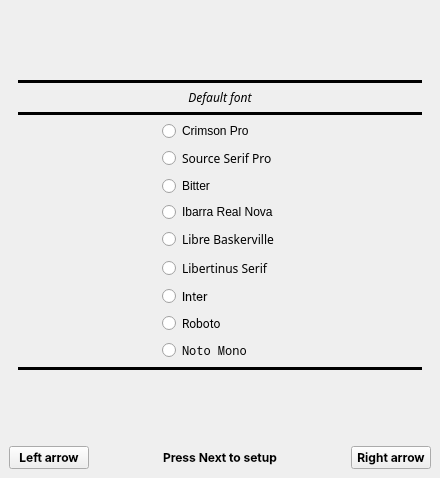
<?xml version="1.0" encoding="UTF-8"?>
<ui version="4.0">
 <class>oobewindow</class>
 <widget class="QMainWindow" name="oobewindow">
  <property name="geometry">
   <rect>
    <x>0</x>
    <y>0</y>
    <width>440</width>
    <height>478</height>
   </rect>
  </property>
  <property name="windowTitle">
   <string>oobewindow</string>
  </property>
  <widget class="QWidget" name="centralwidget">
   <layout class="QVBoxLayout" name="verticalLayout">
    <item>
     <layout class="QGridLayout" name="gridLayout">
      <item row="4" column="0">
       <layout class="QGridLayout" name="gridLayout_2">
        <property name="bottomMargin">
         <number>0</number>
        </property>
        <item row="1" column="1">
         <spacer name="horizontalSpacer_2">
          <property name="orientation">
           <enum>Qt::Horizontal</enum>
          </property>
          <property name="sizeHint" stdset="0">
           <size>
            <width>40</width>
            <height>20</height>
           </size>
          </property>
         </spacer>
        </item>
        <item row="1" column="4">
         <widget class="QPushButton" name="rightBtn">
          <property name="font">
           <font>
            <family>Inter</family>
            <weight>75</weight>
            <italic>false</italic>
            <bold>true</bold>
           </font>
          </property>
          <property name="text">
           <string>Right arrow</string>
          </property>
         </widget>
        </item>
        <item row="1" column="2">
         <widget class="QLabel" name="statusLabel">
          <property name="font">
           <font>
            <family>Inter</family>
            <weight>75</weight>
            <bold>true</bold>
           </font>
          </property>
          <property name="text">
           <string>Press Next to setup</string>
          </property>
         </widget>
        </item>
        <item row="1" column="3">
         <spacer name="horizontalSpacer">
          <property name="orientation">
           <enum>Qt::Horizontal</enum>
          </property>
          <property name="sizeHint" stdset="0">
           <size>
            <width>40</width>
            <height>20</height>
           </size>
          </property>
         </spacer>
        </item>
        <item row="1" column="0">
         <widget class="QPushButton" name="leftBtn">
          <property name="font">
           <font>
            <family>Inter</family>
            <weight>75</weight>
            <bold>true</bold>
           </font>
          </property>
          <property name="text">
           <string>Left arrow</string>
          </property>
         </widget>
        </item>
       </layout>
      </item>
      <item row="1" column="0">
       <widget class="QStackedWidget" name="stackedWidget">
        <property name="currentIndex">
         <number>2</number>
        </property>
        <widget class="QWidget" name="page">
         <layout class="QVBoxLayout" name="verticalLayout_2">
          <item>
           <layout class="QGridLayout" name="gridLayout_3">
            <item row="0" column="0">
             <spacer name="verticalSpacer">
              <property name="orientation">
               <enum>Qt::Vertical</enum>
              </property>
              <property name="sizeHint" stdset="0">
               <size>
                <width>20</width>
                <height>40</height>
               </size>
              </property>
             </spacer>
            </item>
            <item row="3" column="0">
             <widget class="QLabel" name="logoLabel">
              <property name="font">
               <font>
                <family>Fraunces</family>
                <pointsize>11</pointsize>
                <weight>50</weight>
                <bold>false</bold>
               </font>
              </property>
              <property name="text">
               <string>InkBox</string>
              </property>
              <property name="alignment">
               <set>Qt::AlignCenter</set>
              </property>
             </widget>
            </item>
            <item row="4" column="0">
             <widget class="QLabel" name="welcomeLabel">
              <property name="font">
               <font>
                <family>Chivo</family>
                <weight>50</weight>
                <italic>true</italic>
                <bold>false</bold>
               </font>
              </property>
              <property name="text">
               <string>Welcome</string>
              </property>
              <property name="alignment">
               <set>Qt::AlignCenter</set>
              </property>
             </widget>
            </item>
            <item row="5" column="0">
             <spacer name="verticalSpacer_2">
              <property name="orientation">
               <enum>Qt::Vertical</enum>
              </property>
              <property name="sizeHint" stdset="0">
               <size>
                <width>20</width>
                <height>40</height>
               </size>
              </property>
             </spacer>
            </item>
           </layout>
          </item>
         </layout>
        </widget>
        <widget class="QWidget" name="page_4">
         <layout class="QVBoxLayout" name="verticalLayout_5">
          <item>
           <layout class="QGridLayout" name="gridLayout_11">
            <item row="12" column="0">
             <spacer name="verticalSpacer_6">
              <property name="orientation">
               <enum>Qt::Vertical</enum>
              </property>
              <property name="sizeHint" stdset="0">
               <size>
                <width>20</width>
                <height>40</height>
               </size>
              </property>
             </spacer>
            </item>
            <item row="4" column="0">
             <widget class="Line" name="line_4">
              <property name="frameShadow">
               <enum>QFrame::Plain</enum>
              </property>
              <property name="lineWidth">
               <number>2</number>
              </property>
              <property name="orientation">
               <enum>Qt::Horizontal</enum>
              </property>
             </widget>
            </item>
            <item row="11" column="0">
             <widget class="Line" name="line_11">
              <property name="frameShadow">
               <enum>QFrame::Plain</enum>
              </property>
              <property name="lineWidth">
               <number>4</number>
              </property>
              <property name="orientation">
               <enum>Qt::Horizontal</enum>
              </property>
             </widget>
            </item>
            <item row="10" column="0">
             <widget class="QStackedWidget" name="scalingWidget">
              <widget class="QWidget" name="page_6">
               <layout class="QVBoxLayout" name="verticalLayout_7">
                <property name="leftMargin">
                 <number>0</number>
                </property>
                <property name="topMargin">
                 <number>0</number>
                </property>
                <property name="rightMargin">
                 <number>0</number>
                </property>
                <property name="bottomMargin">
                 <number>0</number>
                </property>
                <item>
                 <layout class="QGridLayout" name="gridLayout_13">
                  <property name="bottomMargin">
                   <number>0</number>
                  </property>
                  <item row="1" column="1">
                   <layout class="QHBoxLayout" name="horizontalLayout_4">
                    <property name="bottomMargin">
                     <number>0</number>
                    </property>
                    <item>
                     <widget class="QRadioButton" name="chooseScale1">
                      <property name="text">
                       <string/>
                      </property>
                     </widget>
                    </item>
                   </layout>
                  </item>
                  <item row="1" column="2">
                   <layout class="QHBoxLayout" name="horizontalLayout">
                    <property name="bottomMargin">
                     <number>0</number>
                    </property>
                    <item>
                     <widget class="QRadioButton" name="chooseScale2">
                      <property name="text">
                       <string/>
                      </property>
                     </widget>
                    </item>
                   </layout>
                  </item>
                  <item row="0" column="3">
                   <widget class="QLabel" name="label_3">
                    <property name="font">
                     <font>
                      <family>Inter</family>
                      <weight>75</weight>
                      <bold>true</bold>
                     </font>
                    </property>
                    <property name="text">
                     <string>3</string>
                    </property>
                    <property name="alignment">
                     <set>Qt::AlignCenter</set>
                    </property>
                   </widget>
                  </item>
                  <item row="1" column="3">
                   <layout class="QHBoxLayout" name="horizontalLayout_5">
                    <property name="bottomMargin">
                     <number>0</number>
                    </property>
                    <item>
                     <widget class="QRadioButton" name="chooseScale3">
                      <property name="text">
                       <string/>
                      </property>
                     </widget>
                    </item>
                   </layout>
                  </item>
                  <item row="0" column="2">
                   <widget class="QLabel" name="label_2">
                    <property name="font">
                     <font>
                      <family>Inter</family>
                      <weight>75</weight>
                      <bold>true</bold>
                     </font>
                    </property>
                    <property name="text">
                     <string>2</string>
                    </property>
                    <property name="alignment">
                     <set>Qt::AlignCenter</set>
                    </property>
                   </widget>
                  </item>
                  <item row="0" column="1">
                   <widget class="QLabel" name="label">
                    <property name="font">
                     <font>
                      <family>Inter</family>
                      <weight>75</weight>
                      <bold>true</bold>
                     </font>
                    </property>
                    <property name="text">
                     <string>1</string>
                    </property>
                    <property name="alignment">
                     <set>Qt::AlignCenter</set>
                    </property>
                   </widget>
                  </item>
                 </layout>
                </item>
                <item>
                 <layout class="QGridLayout" name="gridLayout_12">
                  <property name="bottomMargin">
                   <number>0</number>
                  </property>
                  <item row="2" column="1">
                   <widget class="QLabel" name="scale2">
                    <property name="text">
                     <string>scale2</string>
                    </property>
                    <property name="alignment">
                     <set>Qt::AlignCenter</set>
                    </property>
                   </widget>
                  </item>
                  <item row="2" column="0">
                   <widget class="QLabel" name="scale1">
                    <property name="text">
                     <string>scale1</string>
                    </property>
                    <property name="alignment">
                     <set>Qt::AlignCenter</set>
                    </property>
                   </widget>
                  </item>
                  <item row="2" column="2">
                   <widget class="QLabel" name="scale3">
                    <property name="text">
                     <string>scale3</string>
                    </property>
                    <property name="alignment">
                     <set>Qt::AlignCenter</set>
                    </property>
                   </widget>
                  </item>
                 </layout>
                </item>
               </layout>
              </widget>
              <widget class="QWidget" name="page_7"/>
             </widget>
            </item>
            <item row="1" column="0">
             <widget class="Line" name="line_8">
              <property name="frameShadow">
               <enum>QFrame::Plain</enum>
              </property>
              <property name="lineWidth">
               <number>4</number>
              </property>
              <property name="orientation">
               <enum>Qt::Horizontal</enum>
              </property>
             </widget>
            </item>
            <item row="18" column="0">
             <spacer name="verticalSpacer_12">
              <property name="orientation">
               <enum>Qt::Vertical</enum>
              </property>
              <property name="sizeHint" stdset="0">
               <size>
                <width>20</width>
                <height>40</height>
               </size>
              </property>
             </spacer>
            </item>
            <item row="0" column="0">
             <spacer name="verticalSpacer_13">
              <property name="orientation">
               <enum>Qt::Vertical</enum>
              </property>
              <property name="sizeHint" stdset="0">
               <size>
                <width>20</width>
                <height>40</height>
               </size>
              </property>
             </spacer>
            </item>
            <item row="13" column="0">
             <widget class="Line" name="line_5">
              <property name="frameShadow">
               <enum>QFrame::Plain</enum>
              </property>
              <property name="lineWidth">
               <number>4</number>
              </property>
              <property name="orientation">
               <enum>Qt::Horizontal</enum>
              </property>
             </widget>
            </item>
            <item row="15" column="0">
             <widget class="Line" name="line_9">
              <property name="frameShadow">
               <enum>QFrame::Plain</enum>
              </property>
              <property name="lineWidth">
               <number>2</number>
              </property>
              <property name="orientation">
               <enum>Qt::Horizontal</enum>
              </property>
             </widget>
            </item>
            <item row="17" column="0">
             <widget class="Line" name="line_10">
              <property name="frameShadow">
               <enum>QFrame::Plain</enum>
              </property>
              <property name="lineWidth">
               <number>4</number>
              </property>
              <property name="orientation">
               <enum>Qt::Horizontal</enum>
              </property>
             </widget>
            </item>
            <item row="14" column="0">
             <widget class="QLabel" name="darkModeLabel">
              <property name="font">
               <font>
                <family>Chivo</family>
                <italic>true</italic>
               </font>
              </property>
              <property name="text">
               <string>Dark mode</string>
              </property>
              <property name="alignment">
               <set>Qt::AlignCenter</set>
              </property>
             </widget>
            </item>
            <item row="16" column="0">
             <layout class="QGridLayout" name="gridLayout_20">
              <property name="bottomMargin">
               <number>0</number>
              </property>
              <item row="0" column="0">
               <spacer name="horizontalSpacer_17">
                <property name="orientation">
                 <enum>Qt::Horizontal</enum>
                </property>
                <property name="sizeHint" stdset="0">
                 <size>
                  <width>40</width>
                  <height>20</height>
                 </size>
                </property>
               </spacer>
              </item>
              <item row="0" column="1">
               <widget class="QCheckBox" name="checkBox">
                <property name="font">
                 <font>
                  <family>Inter</family>
                 </font>
                </property>
                <property name="text">
                 <string>Enable dark mode</string>
                </property>
               </widget>
              </item>
              <item row="0" column="2">
               <spacer name="horizontalSpacer_18">
                <property name="orientation">
                 <enum>Qt::Horizontal</enum>
                </property>
                <property name="sizeHint" stdset="0">
                 <size>
                  <width>40</width>
                  <height>20</height>
                 </size>
                </property>
               </spacer>
              </item>
             </layout>
            </item>
            <item row="2" column="0">
             <widget class="QLabel" name="uiScalingLabel">
              <property name="font">
               <font>
                <family>Chivo</family>
                <italic>true</italic>
               </font>
              </property>
              <property name="text">
               <string>UI scaling factor</string>
              </property>
              <property name="alignment">
               <set>Qt::AlignCenter</set>
              </property>
             </widget>
            </item>
            <item row="5" column="0">
             <layout class="QGridLayout" name="gridLayout_17">
              <property name="bottomMargin">
               <number>0</number>
              </property>
              <item row="0" column="1">
               <widget class="QCheckBox" name="checkBox_2">
                <property name="font">
                 <font>
                  <family>Inter</family>
                  <weight>50</weight>
                  <bold>false</bold>
                 </font>
                </property>
                <property name="text">
                 <string>Disable, use default values</string>
                </property>
               </widget>
              </item>
              <item row="0" column="0">
               <spacer name="horizontalSpacer_19">
                <property name="orientation">
                 <enum>Qt::Horizontal</enum>
                </property>
                <property name="sizeHint" stdset="0">
                 <size>
                  <width>40</width>
                  <height>20</height>
                 </size>
                </property>
               </spacer>
              </item>
              <item row="0" column="2">
               <spacer name="horizontalSpacer_20">
                <property name="orientation">
                 <enum>Qt::Horizontal</enum>
                </property>
                <property name="sizeHint" stdset="0">
                 <size>
                  <width>40</width>
                  <height>20</height>
                 </size>
                </property>
               </spacer>
              </item>
             </layout>
            </item>
           </layout>
          </item>
         </layout>
        </widget>
        <widget class="QWidget" name="page_2">
         <layout class="QVBoxLayout" name="verticalLayout_3">
          <item>
           <layout class="QGridLayout" name="gridLayout_4">
            <item row="13" column="0">
             <widget class="Line" name="line_2">
              <property name="frameShadow">
               <enum>QFrame::Plain</enum>
              </property>
              <property name="lineWidth">
               <number>4</number>
              </property>
              <property name="orientation">
               <enum>Qt::Horizontal</enum>
              </property>
             </widget>
            </item>
            <item row="12" column="0">
             <layout class="QGridLayout" name="gridLayout_21">
              <property name="bottomMargin">
               <number>0</number>
              </property>
              <item row="0" column="1">
               <widget class="QRadioButton" name="crimsonPro">
                <property name="text">
                 <string>Crimson Pro</string>
                </property>
               </widget>
              </item>
              <item row="7" column="1">
               <widget class="QRadioButton" name="roboto">
                <property name="font">
                 <font>
                  <family>Roboto</family>
                 </font>
                </property>
                <property name="text">
                 <string>Roboto</string>
                </property>
               </widget>
              </item>
              <item row="9" column="1">
               <widget class="QRadioButton" name="notoMono">
                <property name="font">
                 <font>
                  <family>Noto Mono</family>
                 </font>
                </property>
                <property name="text">
                 <string>Noto Mono</string>
                </property>
               </widget>
              </item>
              <item row="2" column="1">
               <widget class="QRadioButton" name="bitter">
                <property name="text">
                 <string>Bitter</string>
                </property>
               </widget>
              </item>
              <item row="6" column="1">
               <widget class="QRadioButton" name="inter">
                <property name="font">
                 <font>
                  <family>Inter</family>
                 </font>
                </property>
                <property name="text">
                 <string>Inter</string>
                </property>
               </widget>
              </item>
              <item row="5" column="1">
               <widget class="QRadioButton" name="radioButton">
                <property name="font">
                 <font>
                  <family>Libertinus Serif</family>
                 </font>
                </property>
                <property name="text">
                 <string>Libertinus Serif</string>
                </property>
               </widget>
              </item>
              <item row="1" column="1">
               <widget class="QRadioButton" name="sourceSerif">
                <property name="font">
                 <font>
                  <family>Source Serif Pro</family>
                 </font>
                </property>
                <property name="text">
                 <string>Source Serif Pro</string>
                </property>
               </widget>
              </item>
              <item row="4" column="1">
               <widget class="QRadioButton" name="libreBaskerville">
                <property name="font">
                 <font>
                  <family>Libre Baskerville</family>
                 </font>
                </property>
                <property name="text">
                 <string>Libre Baskerville</string>
                </property>
               </widget>
              </item>
              <item row="3" column="1">
               <widget class="QRadioButton" name="ibarra">
                <property name="text">
                 <string>Ibarra Real Nova</string>
                </property>
               </widget>
              </item>
              <item row="4" column="0">
               <spacer name="horizontalSpacer_15">
                <property name="orientation">
                 <enum>Qt::Horizontal</enum>
                </property>
                <property name="sizeHint" stdset="0">
                 <size>
                  <width>40</width>
                  <height>20</height>
                 </size>
                </property>
               </spacer>
              </item>
              <item row="4" column="2">
               <spacer name="horizontalSpacer_16">
                <property name="orientation">
                 <enum>Qt::Horizontal</enum>
                </property>
                <property name="sizeHint" stdset="0">
                 <size>
                  <width>40</width>
                  <height>20</height>
                 </size>
                </property>
               </spacer>
              </item>
             </layout>
            </item>
            <item row="14" column="0">
             <spacer name="verticalSpacer_4">
              <property name="orientation">
               <enum>Qt::Vertical</enum>
              </property>
              <property name="sizeHint" stdset="0">
               <size>
                <width>20</width>
                <height>40</height>
               </size>
              </property>
             </spacer>
            </item>
            <item row="3" column="0">
             <widget class="Line" name="line">
              <property name="frameShadow">
               <enum>QFrame::Plain</enum>
              </property>
              <property name="lineWidth">
               <number>4</number>
              </property>
              <property name="orientation">
               <enum>Qt::Horizontal</enum>
              </property>
             </widget>
            </item>
            <item row="2" column="0">
             <widget class="QLabel" name="chooseFontLabel">
              <property name="font">
               <font>
                <family>Chivo</family>
                <italic>true</italic>
               </font>
              </property>
              <property name="text">
               <string>Default font</string>
              </property>
              <property name="alignment">
               <set>Qt::AlignCenter</set>
              </property>
             </widget>
            </item>
            <item row="0" column="0">
             <spacer name="verticalSpacer_3">
              <property name="orientation">
               <enum>Qt::Vertical</enum>
              </property>
              <property name="sizeHint" stdset="0">
               <size>
                <width>20</width>
                <height>40</height>
               </size>
              </property>
             </spacer>
            </item>
            <item row="1" column="0">
             <widget class="Line" name="line_7">
              <property name="frameShadow">
               <enum>QFrame::Plain</enum>
              </property>
              <property name="lineWidth">
               <number>4</number>
              </property>
              <property name="orientation">
               <enum>Qt::Horizontal</enum>
              </property>
             </widget>
            </item>
           </layout>
          </item>
         </layout>
        </widget>
        <widget class="QWidget" name="page_3">
         <layout class="QVBoxLayout" name="verticalLayout_4">
          <item>
           <layout class="QGridLayout" name="gridLayout_5">
            <item row="2" column="0">
             <widget class="Line" name="line_3">
              <property name="frameShadow">
               <enum>QFrame::Plain</enum>
              </property>
              <property name="lineWidth">
               <number>4</number>
              </property>
              <property name="orientation">
               <enum>Qt::Horizontal</enum>
              </property>
             </widget>
            </item>
            <item row="3" column="0">
             <spacer name="verticalSpacer_11">
              <property name="orientation">
               <enum>Qt::Vertical</enum>
              </property>
              <property name="sizeHint" stdset="0">
               <size>
                <width>20</width>
                <height>40</height>
               </size>
              </property>
             </spacer>
            </item>
            <item row="5" column="0">
             <layout class="QGridLayout" name="gridLayout_6">
              <property name="bottomMargin">
               <number>0</number>
              </property>
              <item row="0" column="1">
               <widget class="QRadioButton" name="font1">
                <property name="font">
                 <font>
                  <family>Inter</family>
                  <weight>75</weight>
                  <bold>true</bold>
                 </font>
                </property>
                <property name="text">
                 <string>1</string>
                </property>
               </widget>
              </item>
              <item row="0" column="0">
               <spacer name="horizontalSpacer_3">
                <property name="orientation">
                 <enum>Qt::Horizontal</enum>
                </property>
                <property name="sizeHint" stdset="0">
                 <size>
                  <width>40</width>
                  <height>20</height>
                 </size>
                </property>
               </spacer>
              </item>
              <item row="0" column="2">
               <spacer name="horizontalSpacer_4">
                <property name="orientation">
                 <enum>Qt::Horizontal</enum>
                </property>
                <property name="sizeHint" stdset="0">
                 <size>
                  <width>40</width>
                  <height>20</height>
                 </size>
                </property>
               </spacer>
              </item>
             </layout>
            </item>
            <item row="1" column="0">
             <widget class="QLabel" name="fontSizeLabel">
              <property name="font">
               <font>
                <family>Chivo</family>
                <weight>50</weight>
                <italic>true</italic>
                <bold>false</bold>
               </font>
              </property>
              <property name="text">
               <string>Font size</string>
              </property>
              <property name="alignment">
               <set>Qt::AlignCenter</set>
              </property>
             </widget>
            </item>
            <item row="10" column="0">
             <layout class="QGridLayout" name="gridLayout_8">
              <property name="bottomMargin">
               <number>0</number>
              </property>
              <item row="0" column="0">
               <spacer name="horizontalSpacer_7">
                <property name="orientation">
                 <enum>Qt::Horizontal</enum>
                </property>
                <property name="sizeHint" stdset="0">
                 <size>
                  <width>40</width>
                  <height>20</height>
                 </size>
                </property>
               </spacer>
              </item>
              <item row="0" column="1">
               <widget class="QRadioButton" name="font3">
                <property name="font">
                 <font>
                  <family>Inter</family>
                  <weight>75</weight>
                  <bold>true</bold>
                 </font>
                </property>
                <property name="text">
                 <string>3</string>
                </property>
               </widget>
              </item>
              <item row="0" column="2">
               <spacer name="horizontalSpacer_8">
                <property name="orientation">
                 <enum>Qt::Horizontal</enum>
                </property>
                <property name="sizeHint" stdset="0">
                 <size>
                  <width>40</width>
                  <height>20</height>
                 </size>
                </property>
               </spacer>
              </item>
             </layout>
            </item>
            <item row="13" column="0">
             <layout class="QGridLayout" name="gridLayout_9">
              <property name="bottomMargin">
               <number>0</number>
              </property>
              <item row="0" column="0">
               <spacer name="horizontalSpacer_9">
                <property name="orientation">
                 <enum>Qt::Horizontal</enum>
                </property>
                <property name="sizeHint" stdset="0">
                 <size>
                  <width>40</width>
                  <height>20</height>
                 </size>
                </property>
               </spacer>
              </item>
              <item row="0" column="1">
               <widget class="QRadioButton" name="font4">
                <property name="font">
                 <font>
                  <family>Inter</family>
                  <weight>75</weight>
                  <bold>true</bold>
                 </font>
                </property>
                <property name="text">
                 <string>4</string>
                </property>
               </widget>
              </item>
              <item row="0" column="2">
               <spacer name="horizontalSpacer_10">
                <property name="orientation">
                 <enum>Qt::Horizontal</enum>
                </property>
                <property name="sizeHint" stdset="0">
                 <size>
                  <width>40</width>
                  <height>20</height>
                 </size>
                </property>
               </spacer>
              </item>
             </layout>
            </item>
            <item row="15" column="0">
             <spacer name="verticalSpacer_10">
              <property name="orientation">
               <enum>Qt::Vertical</enum>
              </property>
              <property name="sizeHint" stdset="0">
               <size>
                <width>20</width>
                <height>40</height>
               </size>
              </property>
             </spacer>
            </item>
            <item row="7" column="0">
             <layout class="QGridLayout" name="gridLayout_7">
              <property name="bottomMargin">
               <number>0</number>
              </property>
              <item row="0" column="1">
               <widget class="QRadioButton" name="font2">
                <property name="font">
                 <font>
                  <family>Inter</family>
                  <weight>75</weight>
                  <bold>true</bold>
                 </font>
                </property>
                <property name="text">
                 <string>2</string>
                </property>
               </widget>
              </item>
              <item row="0" column="0">
               <spacer name="horizontalSpacer_5">
                <property name="orientation">
                 <enum>Qt::Horizontal</enum>
                </property>
                <property name="sizeHint" stdset="0">
                 <size>
                  <width>40</width>
                  <height>20</height>
                 </size>
                </property>
               </spacer>
              </item>
              <item row="0" column="2">
               <spacer name="horizontalSpacer_6">
                <property name="orientation">
                 <enum>Qt::Horizontal</enum>
                </property>
                <property name="sizeHint" stdset="0">
                 <size>
                  <width>40</width>
                  <height>20</height>
                 </size>
                </property>
               </spacer>
              </item>
             </layout>
            </item>
            <item row="12" column="0">
             <spacer name="verticalSpacer_9">
              <property name="orientation">
               <enum>Qt::Vertical</enum>
              </property>
              <property name="sizeHint" stdset="0">
               <size>
                <width>20</width>
                <height>40</height>
               </size>
              </property>
             </spacer>
            </item>
            <item row="16" column="0">
             <layout class="QGridLayout" name="gridLayout_10">
              <property name="bottomMargin">
               <number>0</number>
              </property>
              <item row="0" column="2">
               <spacer name="horizontalSpacer_12">
                <property name="orientation">
                 <enum>Qt::Horizontal</enum>
                </property>
                <property name="sizeHint" stdset="0">
                 <size>
                  <width>40</width>
                  <height>20</height>
                 </size>
                </property>
               </spacer>
              </item>
              <item row="0" column="1">
               <widget class="QRadioButton" name="font5">
                <property name="font">
                 <font>
                  <family>Inter</family>
                  <weight>75</weight>
                  <bold>true</bold>
                 </font>
                </property>
                <property name="text">
                 <string>5</string>
                </property>
               </widget>
              </item>
              <item row="0" column="0">
               <spacer name="horizontalSpacer_11">
                <property name="orientation">
                 <enum>Qt::Horizontal</enum>
                </property>
                <property name="sizeHint" stdset="0">
                 <size>
                  <width>40</width>
                  <height>20</height>
                 </size>
                </property>
               </spacer>
              </item>
              <item row="1" column="1">
               <spacer name="verticalSpacer_5">
                <property name="orientation">
                 <enum>Qt::Vertical</enum>
                </property>
                <property name="sizeHint" stdset="0">
                 <size>
                  <width>20</width>
                  <height>40</height>
                 </size>
                </property>
               </spacer>
              </item>
             </layout>
            </item>
            <item row="9" column="0">
             <spacer name="verticalSpacer_8">
              <property name="orientation">
               <enum>Qt::Vertical</enum>
              </property>
              <property name="sizeHint" stdset="0">
               <size>
                <width>20</width>
                <height>40</height>
               </size>
              </property>
             </spacer>
            </item>
            <item row="6" column="0">
             <spacer name="verticalSpacer_7">
              <property name="orientation">
               <enum>Qt::Vertical</enum>
              </property>
              <property name="sizeHint" stdset="0">
               <size>
                <width>20</width>
                <height>40</height>
               </size>
              </property>
             </spacer>
            </item>
            <item row="0" column="0">
             <widget class="Line" name="line_6">
              <property name="frameShadow">
               <enum>QFrame::Plain</enum>
              </property>
              <property name="lineWidth">
               <number>4</number>
              </property>
              <property name="orientation">
               <enum>Qt::Horizontal</enum>
              </property>
             </widget>
            </item>
           </layout>
          </item>
         </layout>
        </widget>
        <widget class="QWidget" name="page_8">
         <layout class="QVBoxLayout" name="verticalLayout_8">
          <item>
           <layout class="QGridLayout" name="gridLayout_14">
            <item row="6" column="0">
             <widget class="QLabel" name="koboxIcon">
              <property name="text">
               <string>KoBox icon</string>
              </property>
              <property name="alignment">
               <set>Qt::AlignCenter</set>
              </property>
             </widget>
            </item>
            <item row="7" column="0">
             <spacer name="verticalSpacer_18">
              <property name="orientation">
               <enum>Qt::Vertical</enum>
              </property>
              <property name="sizeHint" stdset="0">
               <size>
                <width>20</width>
                <height>40</height>
               </size>
              </property>
             </spacer>
            </item>
            <item row="4" column="0">
             <widget class="QLabel" name="koboxInfoLabel">
              <property name="text">
               <string>The KoBox subsystem allows you to run X11 apps on your eReader and extend its functionality.</string>
              </property>
              <property name="alignment">
               <set>Qt::AlignCenter</set>
              </property>
              <property name="wordWrap">
               <bool>true</bool>
              </property>
             </widget>
            </item>
            <item row="9" column="0">
             <layout class="QGridLayout" name="gridLayout_16">
              <property name="bottomMargin">
               <number>0</number>
              </property>
              <item row="0" column="1">
               <widget class="QCheckBox" name="checkBox_3">
                <property name="text">
                 <string>Enable KoBox</string>
                </property>
               </widget>
              </item>
              <item row="0" column="0">
               <spacer name="horizontalSpacer_21">
                <property name="orientation">
                 <enum>Qt::Horizontal</enum>
                </property>
                <property name="sizeHint" stdset="0">
                 <size>
                  <width>40</width>
                  <height>20</height>
                 </size>
                </property>
               </spacer>
              </item>
              <item row="0" column="2">
               <spacer name="horizontalSpacer_22">
                <property name="orientation">
                 <enum>Qt::Horizontal</enum>
                </property>
                <property name="sizeHint" stdset="0">
                 <size>
                  <width>40</width>
                  <height>20</height>
                 </size>
                </property>
               </spacer>
              </item>
             </layout>
            </item>
            <item row="2" column="0">
             <widget class="QLabel" name="koboxLabel">
              <property name="font">
               <font>
                <family>Chivo</family>
                <weight>50</weight>
                <italic>true</italic>
                <bold>false</bold>
               </font>
              </property>
              <property name="text">
               <string>KoBox subsystem</string>
              </property>
              <property name="textFormat">
               <enum>Qt::AutoText</enum>
              </property>
              <property name="alignment">
               <set>Qt::AlignCenter</set>
              </property>
             </widget>
            </item>
            <item row="10" column="0">
             <spacer name="verticalSpacer_19">
              <property name="orientation">
               <enum>Qt::Vertical</enum>
              </property>
              <property name="sizeHint" stdset="0">
               <size>
                <width>20</width>
                <height>40</height>
               </size>
              </property>
             </spacer>
            </item>
            <item row="1" column="0">
             <widget class="Line" name="line_12">
              <property name="frameShadow">
               <enum>QFrame::Plain</enum>
              </property>
              <property name="lineWidth">
               <number>4</number>
              </property>
              <property name="orientation">
               <enum>Qt::Horizontal</enum>
              </property>
             </widget>
            </item>
            <item row="0" column="0">
             <spacer name="verticalSpacer_14">
              <property name="orientation">
               <enum>Qt::Vertical</enum>
              </property>
              <property name="sizeHint" stdset="0">
               <size>
                <width>20</width>
                <height>40</height>
               </size>
              </property>
             </spacer>
            </item>
            <item row="5" column="0">
             <spacer name="verticalSpacer_17">
              <property name="orientation">
               <enum>Qt::Vertical</enum>
              </property>
              <property name="sizeHint" stdset="0">
               <size>
                <width>20</width>
                <height>40</height>
               </size>
              </property>
             </spacer>
            </item>
            <item row="3" column="0">
             <widget class="Line" name="line_13">
              <property name="frameShadow">
               <enum>QFrame::Plain</enum>
              </property>
              <property name="lineWidth">
               <number>4</number>
              </property>
              <property name="orientation">
               <enum>Qt::Horizontal</enum>
              </property>
             </widget>
            </item>
           </layout>
          </item>
         </layout>
        </widget>
        <widget class="QWidget" name="page_5">
         <layout class="QVBoxLayout" name="verticalLayout_6">
          <item>
           <layout class="QGridLayout" name="gridLayout_15">
            <item row="1" column="0">
             <widget class="QLabel" name="setupFinishedLabel">
              <property name="font">
               <font>
                <family>Inter</family>
                <weight>75</weight>
                <bold>true</bold>
               </font>
              </property>
              <property name="text">
               <string>Setup complete.</string>
              </property>
              <property name="alignment">
               <set>Qt::AlignCenter</set>
              </property>
             </widget>
            </item>
            <item row="2" column="0">
             <layout class="QGridLayout" name="gridLayout_19">
              <property name="bottomMargin">
               <number>0</number>
              </property>
              <item row="0" column="0">
               <spacer name="horizontalSpacer_13">
                <property name="orientation">
                 <enum>Qt::Horizontal</enum>
                </property>
                <property name="sizeHint" stdset="0">
                 <size>
                  <width>40</width>
                  <height>20</height>
                 </size>
                </property>
               </spacer>
              </item>
              <item row="0" column="2">
               <spacer name="horizontalSpacer_14">
                <property name="orientation">
                 <enum>Qt::Horizontal</enum>
                </property>
                <property name="sizeHint" stdset="0">
                 <size>
                  <width>40</width>
                  <height>20</height>
                 </size>
                </property>
               </spacer>
              </item>
              <item row="0" column="1">
               <widget class="QPushButton" name="startBtn">
                <property name="font">
                 <font>
                  <family>Chivo</family>
                  <weight>50</weight>
                  <italic>true</italic>
                  <bold>false</bold>
                 </font>
                </property>
                <property name="text">
                 <string>Start using InkBox</string>
                </property>
               </widget>
              </item>
             </layout>
            </item>
            <item row="3" column="0">
             <spacer name="verticalSpacer_15">
              <property name="orientation">
               <enum>Qt::Vertical</enum>
              </property>
              <property name="sizeHint" stdset="0">
               <size>
                <width>20</width>
                <height>40</height>
               </size>
              </property>
             </spacer>
            </item>
            <item row="0" column="0">
             <spacer name="verticalSpacer_16">
              <property name="orientation">
               <enum>Qt::Vertical</enum>
              </property>
              <property name="sizeHint" stdset="0">
               <size>
                <width>20</width>
                <height>40</height>
               </size>
              </property>
             </spacer>
            </item>
           </layout>
          </item>
         </layout>
        </widget>
       </widget>
      </item>
     </layout>
    </item>
   </layout>
  </widget>
 </widget>
 <resources/>
 <connections/>
</ui>
